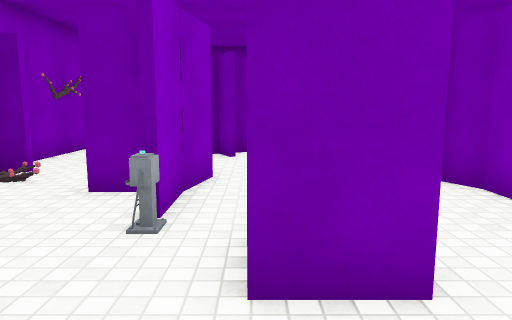
view 1 (above)

21 first-person views from a walk through a 3-D level made in the Unity game engine. The camera is 1.5 m above the floor, tilts 8° down and sees 70° across. The floor is counted in squares, 1 m on a side. Each view is taken from the middle of a square. On the plan, view 1 faces up. The plan holds only what a view shows up to about 16 squares ahead; the rest is blank. The player is left out. Surface patterns are stand-ins for the level's own textures.

view 2
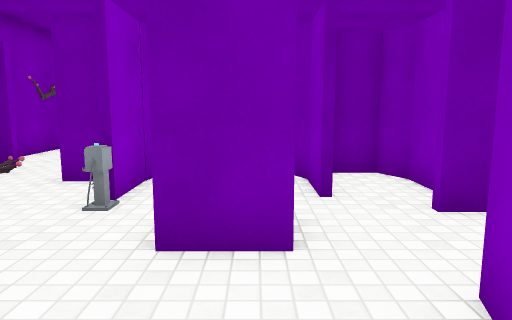

view 3
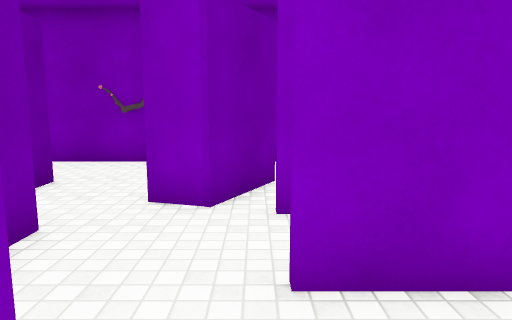

view 4
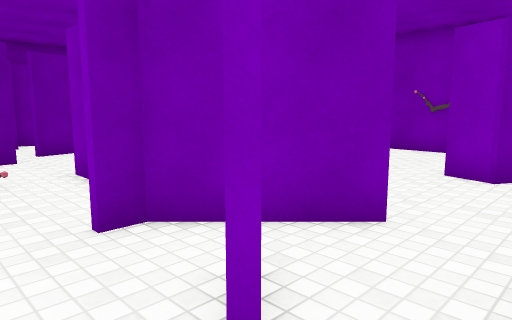

view 5
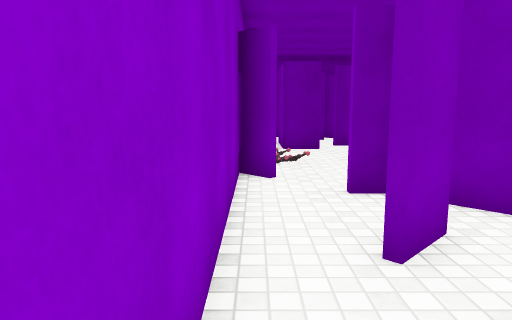

view 6
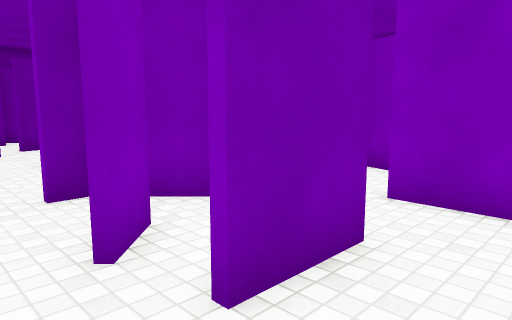

view 7
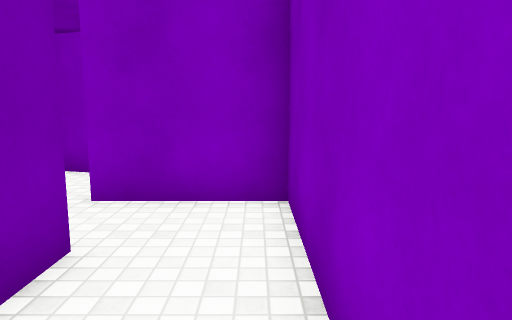

view 8
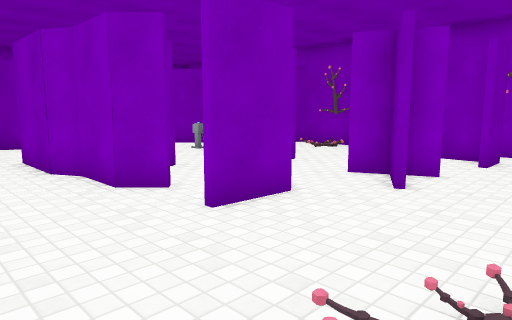

view 9
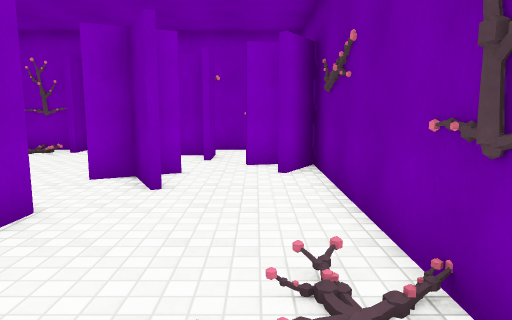

view 10
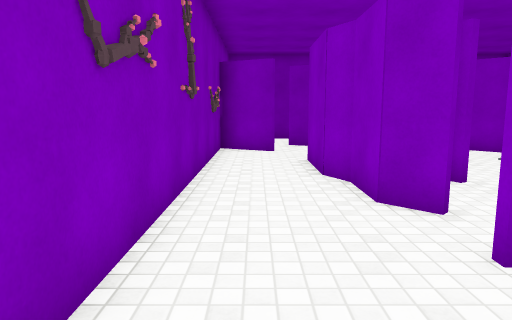

view 11
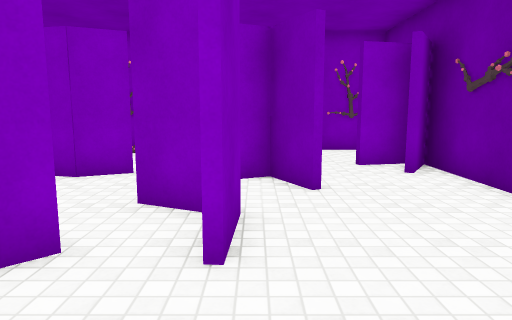

view 12
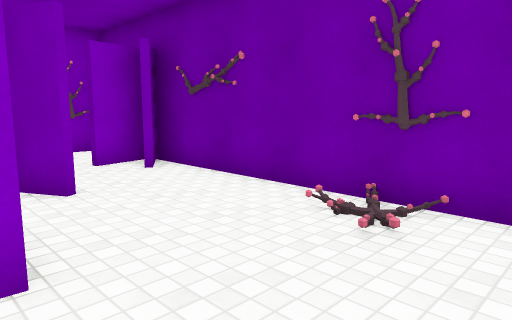

view 13
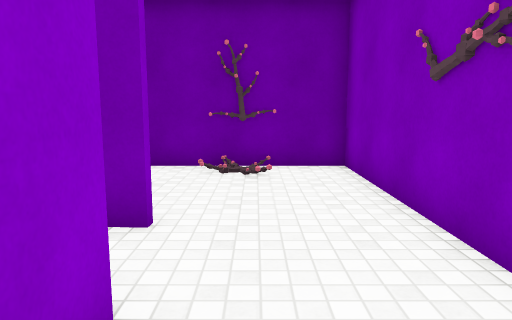

view 14
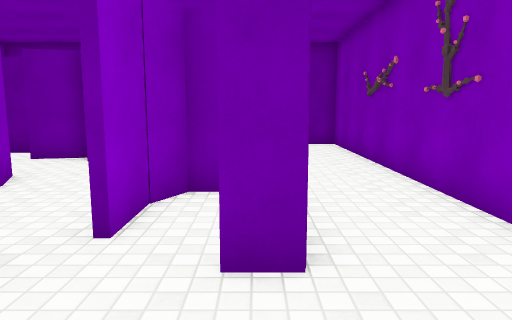

view 15
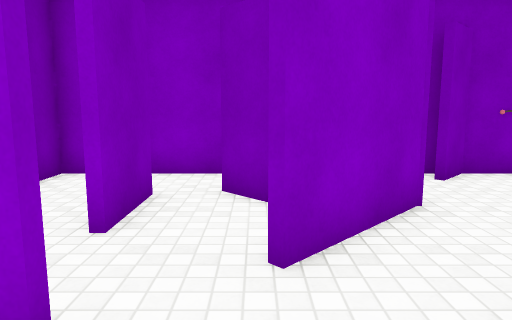

view 16
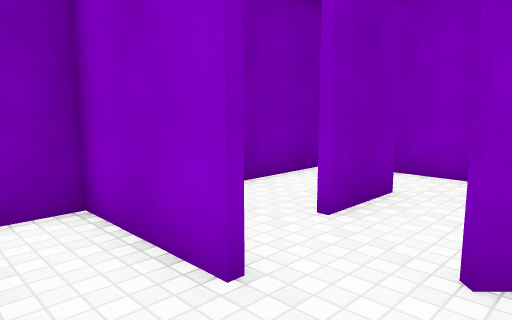

view 17
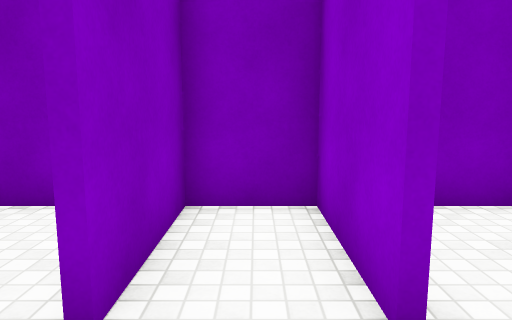

view 18
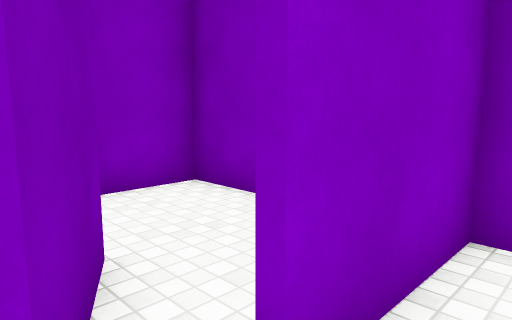

view 19
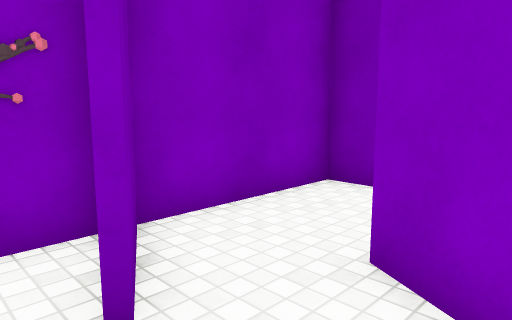

view 20
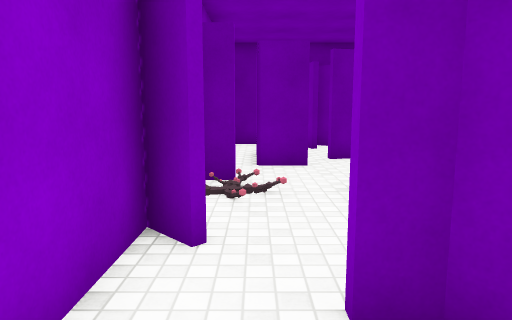

view 21
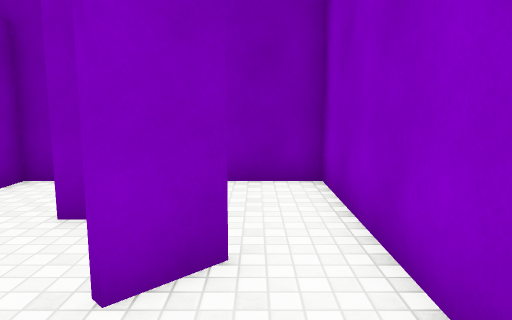

### Floor plan
Ten units are one square. View 1 is at (0, 0); x grows to the right and y downward. Boxes are objects, and circles mark ways between rooms. Rooms are numbered by the first view taken in them; rooms with no view inside come last. Other rooms are left out.
<svg viewBox="-70 -171 149 211">
<path fill="none" stroke="#000" d="M21 -50 21 -68 19 -72M45 -42 36 -42M43 -55 43 -67 39 -75 28 -75 23 -66 23 -50M25 -7 28 -18M33 -5 46 2M54 -21 74 -11 74 -45M-13 -66 -13 -49M0 2 0 35 21 35 21 2M-29 -28 -13 -12M-15 -92 -10 -80 -13 -65M18 -113 13 -100M-36 -35 -29 -28M-57 -48 -65 -56M-31 -69 -31 -79M-20 -65 -31 -65M-64 -58 -55 -49M-36 -13 -46 -4M-64 -82 -64 5M-47 -5 -38 -15M-14 -11 -37 -34 -44 -34M-35 -106 -50 -106M-44 8 -22 8M-8 -113 -12 -122 -28 -119M-1 16 -1 2M-64 5 -64 35 -25 35M-22 10 -44 10M37 -115 31 -115M19 -118 37 -117M33 -100 41 -92 41 -76 45 -68 45 -42M5 -131 -10 -123 -6 -114M-15 -133 -12 -126M-18 -157 -26 -162M74 -45 74 -166 -28 -166 -14 -157M-31 -166 -27 -148M45 4 25 -7M40 35 74 35 74 -8 53 -19M-50 -137 -36 -137M-49 -166 -59 -166M-64 -161 -64 -134M-29 -146 -30 -152M-36 -135 -45 -135M-48 -134 -48 -121M-64 -134 -64 -102M-50 -106 -50 -128M-64 -88 -54 -88M-25 35 -1 35 -1 16"/>
<rect x="-15" y="-45" width="10" height="10" fill="#bbb"><title>other object</title></rect>
<rect x="-5" y="-45" width="20" height="20" fill="#bbb"><title>other object</title></rect>
<circle cx="-10" cy="-105" r="3" fill="#2a7"/>
<circle cx="-20" cy="0" r="3" fill="#2a7"/>
<circle cx="-25" cy="-40" r="3" fill="#2a7"/>
<circle cx="15" cy="-105" r="3" fill="#2a7"/>
<circle cx="60" cy="-40" r="3" fill="#2a7"/>
<circle cx="50" cy="-10" r="3" fill="#2a7"/>
<circle cx="-55" cy="10" r="3" fill="#2a7"/>
<circle cx="-30" cy="-110" r="3" fill="#2a7"/>
<circle cx="-60" cy="-100" r="3" fill="#2a7"/>
<circle cx="-15" cy="10" r="3" fill="#2a7"/>
<circle cx="-35" cy="25" r="3" fill="#2a7"/>
<circle cx="-20" cy="-140" r="3" fill="#2a7"/>
<circle cx="-40" cy="-140" r="3" fill="#2a7"/>
<circle cx="-60" cy="-130" r="3" fill="#2a7"/>
<text x="20" y="-40">1</text>
<text x="-40" y="-50">2</text>
<text x="-50" y="20">3</text>
<text x="40" y="-120">4</text>
<text x="50" y="20">5</text>
<text x="-50" y="-150">6</text>
<text x="-30" y="-130">7</text>
<text x="-60" y="-120">8</text>
<text x="-20" y="20">9</text>
</svg>
Room 1 opens to room 2. Room 1 opens to room 4. Room 1 opens to room 5. Room 2 opens to room 3. Room 2 opens to room 7. Room 2 opens to room 8. Room 2 opens to room 9. Room 3 opens to room 9. Room 4 opens to room 7. Room 6 opens to room 7. Room 6 opens to room 8.

Where each view was taken, in squares from view 1:
view 1: 0 up, 0 right, facing up
view 2: 1 down, 1 right, facing up
view 3: 0 up, 3 left, facing right
view 4: 1 down, 6 left, facing up-right
view 5: 3 down, 6 left, facing up
view 6: 3 down, 6 left, facing up-right
view 7: 3 down, 6 left, facing right
view 8: 16 up, 7 right, facing down-left
view 9: 15 up, 7 right, facing left
view 10: 15 up, 6 right, facing down
view 11: 12 up, 7 right, facing left
view 12: 11 up, 7 right, facing up-left
view 13: 7 up, 5 right, facing up
view 14: 1 up, 4 right, facing up
view 15: 1 up, 2 right, facing left
view 16: 2 up, 2 right, facing down-left
view 17: 2 up, 1 right, facing down
view 18: 1 up, 1 right, facing down-right
view 19: 3 up, 3 right, facing down-right
view 20: 1 up, 5 left, facing up
view 21: 4 up, 5 left, facing down
